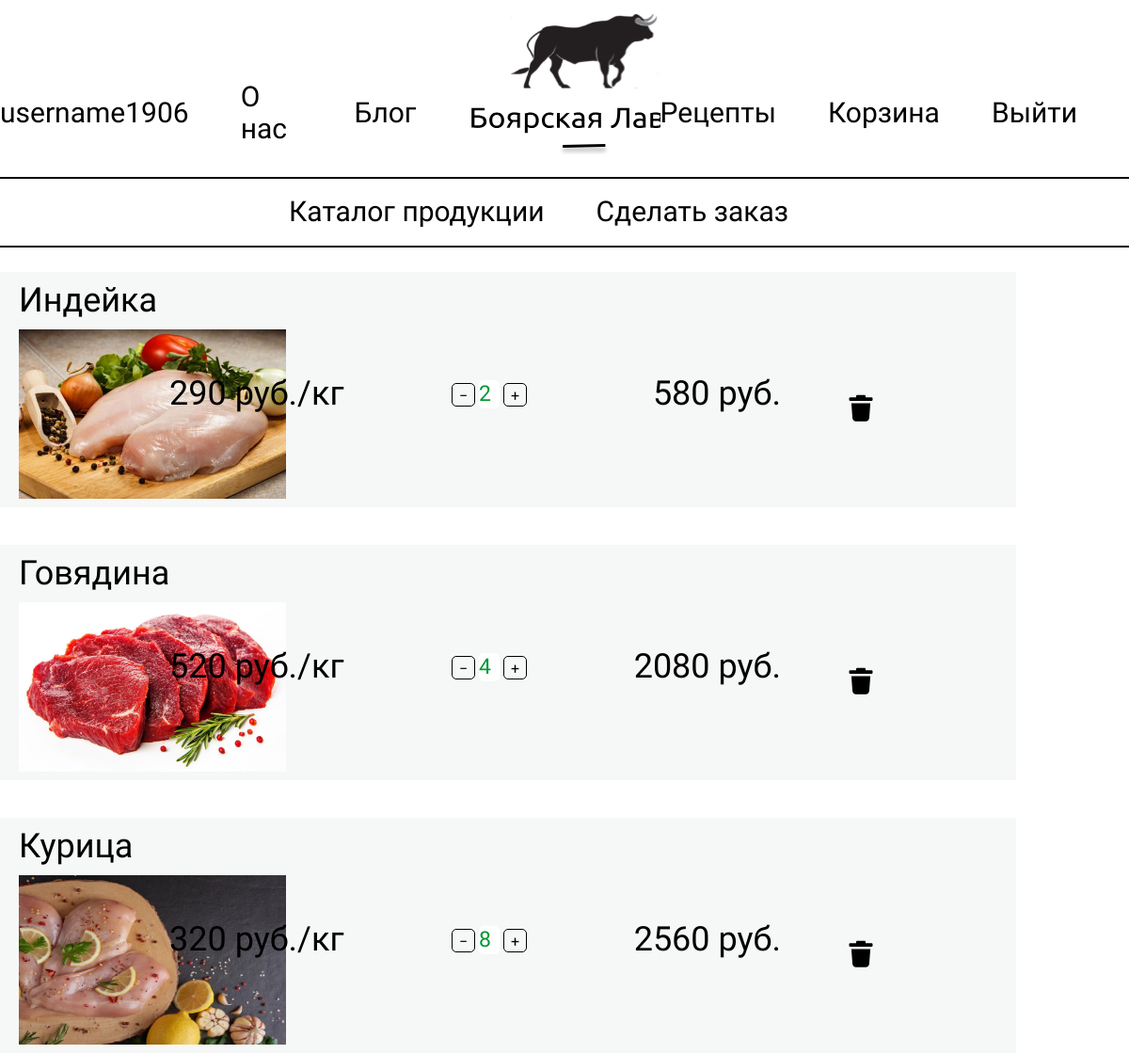
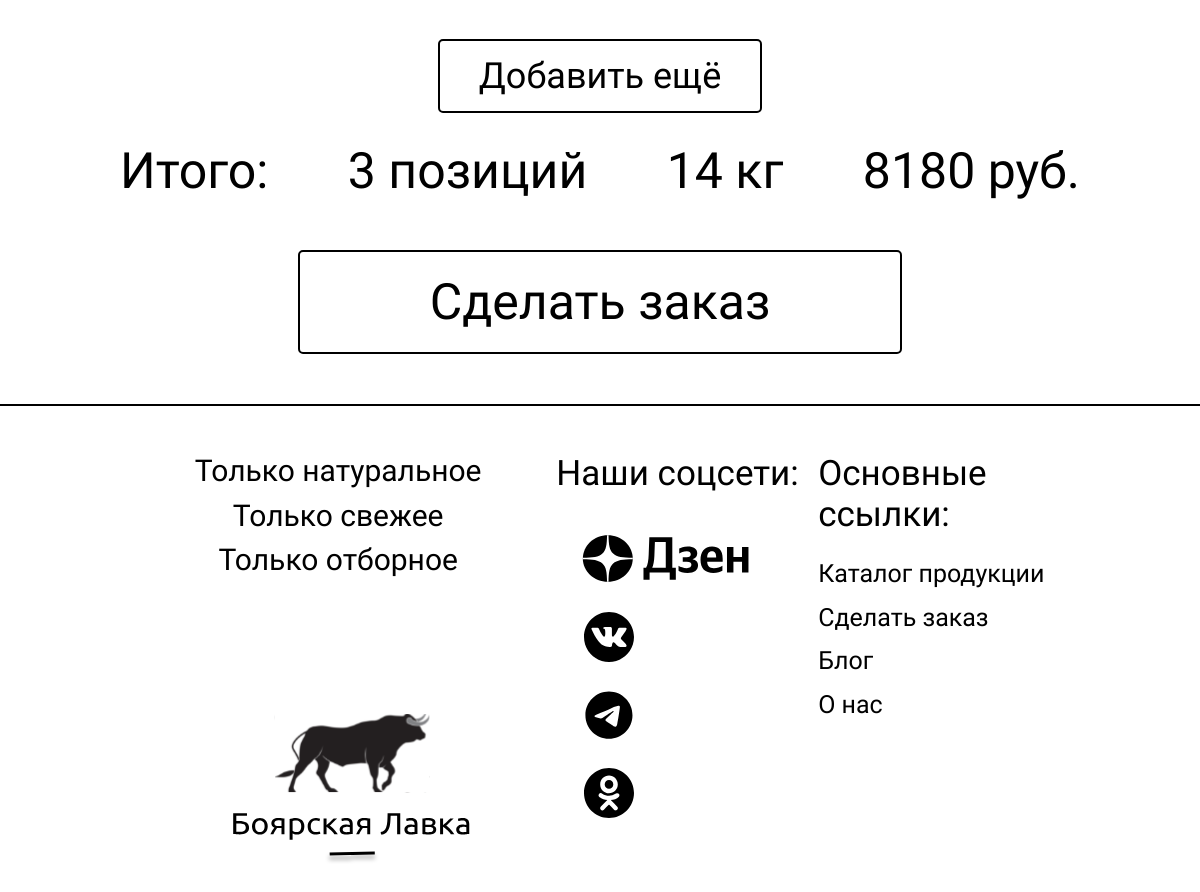
The page /shopping_cart (signed in) on the database its author committed (2 pictures, top to bottom).
### butcher_shop_app/models.py (models this page shows)
class GoodsInShoppingCart(models.Model):
    user = models.ForeignKey(User, on_delete=models.CASCADE)
    product = models.ForeignKey(Product, on_delete=models.CASCADE)
    count = models.PositiveIntegerField(default=0, null=True)
    def cost(self):
        return self.product.cost
    def total_cost(self):
        if self.count:
            return self.product.cost * self.count
        return None

class Product(models.Model):
    name = models.CharField(max_length=200)
    cost = models.PositiveIntegerField()
    category_name = models.ManyToManyField(ProductCategories, default="Вне категорий")
    preview = RichTextField(default="Без описания", max_length=500)
    description = RichTextField(default="Без описания")
    image = models.ImageField(upload_to='img', default="img/1.png")
    def __str__(self):
        return self.name

### butcher_shop_app/views.py (the view)
# urls.py: path("shopping_cart", shopping_cart, name="shopping_cart"),
def shopping_cart(request):
    context = cart_logic(request)
    return render(request, "butcher_shop_app/shopping_cart.html", context)

### butcher_shop_app/views.py (called while the page is built, shortened)
def cart_logic(request):
    context = {}
    if request.method == "POST":
        form_type = request.POST.get("form_type")
        if form_type == 'del_good':
            del_good(request)
    if request.user.is_authenticated:
        user_cart = GoodsInShoppingCart.objects.filter(user=request.user)
        context["cart"] = user_cart
        context["count_goods_in_cart"] = len(user_cart)
    else:
        shopping_cart_eq = request.session.get('shopping_cart', [])
        count_goods_in_cart = len(shopping_cart_eq)
        context["cart"] = shopping_cart_eq
        context["count_goods_in_cart"] = count_goods_in_cart
    context.update(get_cart_sum_count_kgs(request))
    return context

def get_cart_sum_count_kgs(request):
    cart_info = {}
    products_count_kg = 0
    total_cost = 0
    count = 0
    if request.user.is_authenticated:
        cart = GoodsInShoppingCart.objects.filter(user=request.user)
        for product in cart:
            count += 1
            products_count_kg += product.count
            total_cost += products_count_kg * product.product.cost
    cart_info["products_count_kg"] = products_count_kg
    cart_info["total_cost"] = total_cost
    cart_info["product_count"] = count
    return cart_info

### butcher_shop_app/templates/butcher_shop_app/shopping_cart.html (shortened to what this page needs)
{% extends 'butcher_shop_app/base.html' %}
{% block content %}
{{cart_len}}<br>
{% include "butcher_shop_app/cart_base.html" %}
<a href="{% url 'order_create' %}"  class="standart__button create_order_btn">
    Сделать заказ
</a>
<hr class="header__line"/>
{% endblock %}

### butcher_shop_app/templates/butcher_shop_app/base.html (shortened to what this page needs)
<!DOCTYPE html>
<html>
<head>
    {% load static %}
    <link href="{% static 'butcher_shop_app/css/style.css' %}" rel="stylesheet" type="text/css"/>
    <link href="{% static 'butcher_shop_app/css/normalize.min.css' %}" rel="stylesheet" type="text/css"/>
</head>
<header>
    <nav class="header__nav">
        {% if request.user.is_authenticated == False %}
        <a href="{% url 'registrations' %}">Регистрация</a>
        {% else %}
        <a href="{% url 'lk' %}">{{request.user}}</a>
        {% endif %}
        <a href="#">О нас</a>
        <a href="{% url 'blog_list' %}">Блог</a>
        <a class="logo" href="{% url 'index' %}"></a>
        <a href="{% url 'receipts' %}">Рецепты</a>
        <a href="{% url 'shopping_cart' %}">Корзина</a>
        {% if request.user.is_authenticated == False %}
        <a href="{% url 'login'%}">Войти</a>
        {% else %}
        <a href="{% url 'logout'%}">Выйти</a>
        {% endif %}
    </nav>
    <hr class="header__line"/>
    <nav class="header__nav">
        <a class="second__nav__a" href="{% url 'product_list' %}">Каталог продукции</a>
        <a class="second__nav__a" href="{% url 'order_create' %}">Сделать заказ</a>
    </nav>
    <hr class="header__line"/>
</header>
<body>
{% block content %}
{%endblock%}
</body>
<footer>
  <div class="logo_block">
    <div class="logo__links">
      <p>Только натуральное</p>
      <p>Только свежее</p>
      <p>Только отборное</p>
    </div>
    <div class="footer__logo"></div>
  </div>
  <div class="soc_block">
    <div class="soc__header">Наши соцсети:</div>
    <div class="dzen"></div>
    <div class="vk"></div>
    <div class="telega"></div>
    <div class="ok"></div>
  </div>
  <div class="link_block">
    <div class="link__header">Основные ссылки:</div>
    <a class="link_block__link" href="{% url 'product_list' %}">Каталог продукции</a>
    <a class="link_block__link" href="{% url 'order_create' %}">Сделать заказ</a>
    <a class="link_block__link" href="{% url 'blog_list' %}">Блог</a>
    <a class="link_block__link">О нас</a>
  </div>
</footer>
</html>

### butcher_shop_app/templates/butcher_shop_app/cart_base.html (shortened to what this page needs)
{% load static %}
<div class="shopping_cart">
    {% for product in cart %}
    <div class="product__card blog_cart cart_card">
        <div class="image_title_block">
            <span class="product__card__title shopping_cart_title">{{product.product}}</span>
            <img class="product__card__img shopping_cart_img" src="{{product.product.image.url}}">
        </div>
        <div class="shopping_cart_centr_info">
            <div class="flex_container">
                <p class="product__card__cost shopping_cart_cost"><span
                        id="product_cost{{product.id}}">{{product.cost}}</span> руб./кг</p>
                <div class="shopping_cart_count_div">
                    <button class="product__card_change_btn shopping_cart_cange_btn" name="-"
                            id="change_btn_minus{{product.id}}">&#8722;
                    </button>
                    <form method="post" style="display: inline;">
                        <input class="product__card__count__input shopping_cart_input" id="input_{{product.id}}"
                               name="count"
                               type="number" min="1"
                               value="{{product.count}}">
                    </form>
                    <button class="product__card_change_btn shopping_cart_cange_btn" id="change_btn_plus{{product.id}}"
                            name="+">
                        &#43;
                    </button>
                </div>
                <p class="cart_sum"><span id="cart_sum{{product.id}}">{{product.total_cost}}</span> руб.</p>
                <form method="post">
                    <input class="trash_icon" type="image" src="{% static 'butcher_shop_app/img/trash.svg' %}"
                           alt="Submit">
                </form>
            </div>
        </div>
    </div>
</div>
{% endfor %}
<a href="{% url 'product_list' %}" class="standart__button">
    Добавить ещё
</a>
<div class="cart_summary">
    <span class="total_p">Итого:</span>
    <span class="cart_summury_count">{{product_count}} позиций</span>
    <span class="cart_summury_kgs">{{products_count_kg}} кг</span>
    <span class="cart_summury_rub">{{total_cost}} руб.</span>
</div>

### rows shown on the page
GoodsInShoppingCart: product "Индейка", product.image (picture), cost "290", count "2", total_cost "580"
GoodsInShoppingCart: product "Говядина", product.image (picture), cost "520", count "4", total_cost "2080"
GoodsInShoppingCart: product "Курица", product.image (picture), cost "320", count "8", total_cost "2560"

### other values the page prints
{{ request.user }} "username1906"
{{ product_count }} "3"
{{ products_count_kg }} "14"
{{ total_cost }} "8180"
